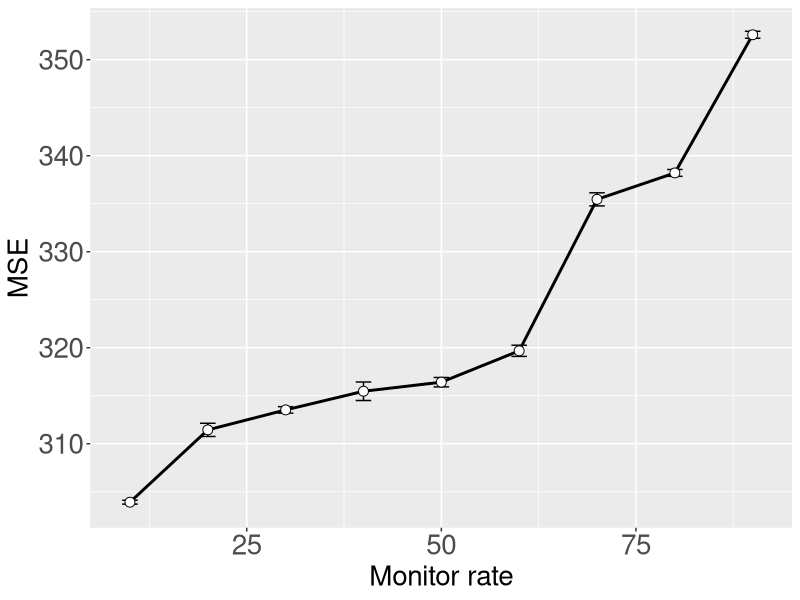

R code for this plot:
library(ggplot2)
# Load data
data = read.csv('data/lstm.csv')

# Plot data
png(file='figure/single.png')
 
ggplot(data, aes(x=monitor_rate, y=mean)) + 
    geom_errorbar(aes(ymin=mean-std, ymax=mean+std), colour='black', width=2) +
    geom_line(size=1) +
    geom_point(size=3, shape=21, fill='white') + 
    xlab('Monitor rate') + 
    ylab('MSE') +
    theme(text=element_text(size=20),
          axis.text.x=element_text(size=20),
          axis.text.y=element_text(size=20))


dev.off()
